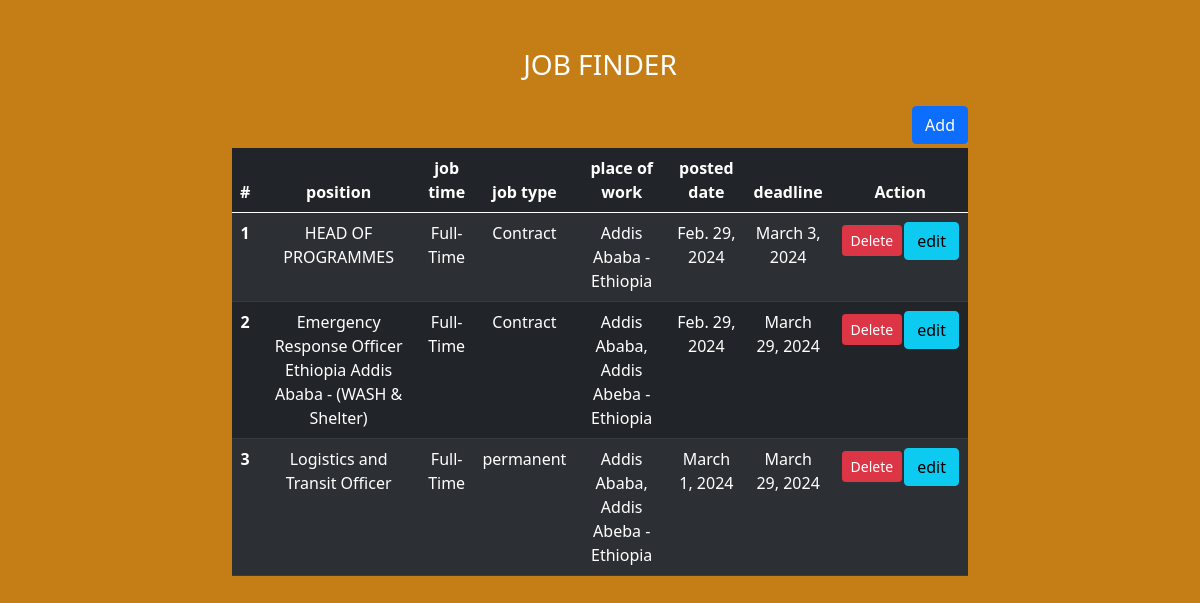
The page / on the database its author committed.
### core/models.py (models this page shows)
class jobnew(models.Model):
    position = models.CharField(max_length = 100)
    job_time = models.CharField(max_length = 100)
    job_type = models.CharField(max_length = 100)
    place_of_work = models.CharField(max_length = 100)
    posted_date = models.DateField(auto_now_add = True)
    deadline = models.DateField()

### core/views.py (the view)
# urls.py: path('', Home.as_view(), name='home'),
class Home(View):
    def get(self,request):
        job_data = jobnew.objects.all()
        return render(request, 'core/home.html',{'jobdata':job_data})

### core/templates/core/home.html (shortened to what this page needs)
{% extends 'core/base.html'%}
{% block main_content %}
<section class="container">
    <div class = "row justify-content-around text-center text-white mt-5">
        <div class="col-sm-8 ">
        <h3>JOB FINDER</h3>
    </div>
</div>
<div class="row justify-content-around mt-3">
    <div class="col-sm-8">
        <a href="{%  url 'add-job' %}" class="btn btn-primary float-end">Add</a>
    </div>
</div>
    <div class = "row justify-content-around text-center text-white mt-1">
        <div class="col-sm-8 ">
            <table class="table table-dark table-striped">
                <thead>
                    <tr>
                      <th scope="col">#</th>
                      <th scope="col">position</th>
                      <th scope="col">job time</th>
                      <th scope="col">job type</th>
                      <th scope="col">place of work</th>
                     <th scope="col">posted date</th>
                     <th scope="col">deadline</th>
                     <th scope="col">Action</th>
                    </tr>
                  </thead>
                  <tbody>
                    {% for job in jobdata %}
                    <tr>
                      <th scope="row">{{ forloop.counter}}</th>
                      <td>{{job.position}}</td>
                      <td>{{job.job_time}}</td>
                      <td>{{job.job_type}}</td>
                      <td>{{job.place_of_work}}</td>
                      <td>{{job.posted_date}}</td>
                      <td>{{job.deadline}}</td>
                      <td class ="aline-inline">
                        <table>
                           <tr>
                            <td>
                                <form action="{% url 'delete-job' %}" method="POST">
                                    <input type="submit" value="Delete" class="btn btn-danger btn-sm">
                                </form>
                            </td>
                            <td>
                                <a href="{% url 'edit-job' job.id %}" class ="btn btn-info">edit</a>
                            </td>
                           </tr>
                        </table>
                      </td>
                    </tr>
                   {% endfor %}
                  </tbody>
              </table>
        </div>
    </div>
</section>
{% endblock main_content %}

### core/templates/core/base.html (shortened to what this page needs)
<!doctype html>
<html lang="en">
    {% load static %}
  <head>
    <link href="https://cdn.jsdelivr.net/npm/bootstrap@5.0.2/dist/css/bootstrap.min.css" rel="stylesheet">
  <link rel="stylesheet" href="{% static 'css/base.css' %}">
  </head>
  <body>
    {% block main_content %}  {% endblock main_content %}
  </body>
</html>

### core/static/css/base.css (style rules this page uses)
body { background-color: #c47e15 ; }

### rows shown on the page
jobnew: position "HEAD OF PROGRAMMES", job_time "Full-Time", job_type "Contract", place_of_work "Addis Ababa - Ethiopia", posted_date "Feb. 29, 2024", deadline "March 3, 2024"
jobnew: position "Emergency Response Officer Ethiopia Addis Ababa - (WASH & Shelter)", job_time "Full-Time", job_type "Contract", place_of_work "Addis Ababa, Addis Abeba - Ethiopia", posted_date "Feb. 29, 2024", deadline "March 29, 2024"
jobnew: position "Logistics and Transit Officer", job_time "Full-Time", job_type "permanent", place_of_work "Addis Ababa, Addis Abeba - Ethiopia", posted_date "March 1, 2024", deadline "March 29, 2024"
